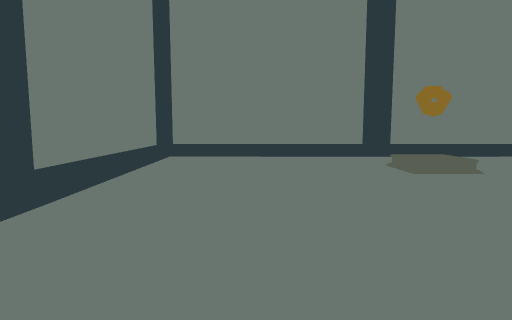
view 1 (above)

12 first-person views from a walk through a scene from a Unity 3-D project. The camera is 1.4 m above the floor, tilts 6° down and sees 75° across. The floor is counted in squares, 1 m on a side. Each view is taken from the middle of a square. On the plan, view 1 faces up. The plan holds only what a view shows up to about 15 squares ahead; the rest is blank.

view 2
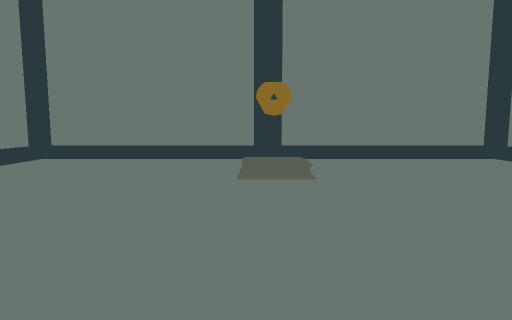

view 3
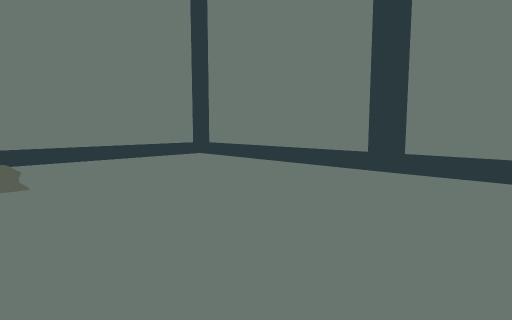

view 4
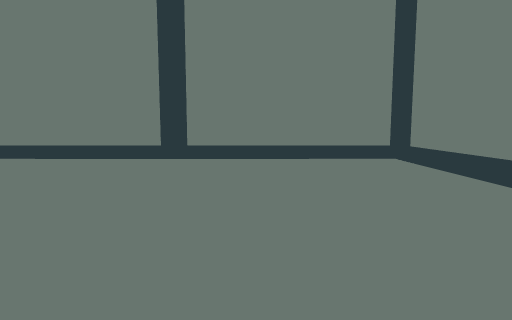

view 5
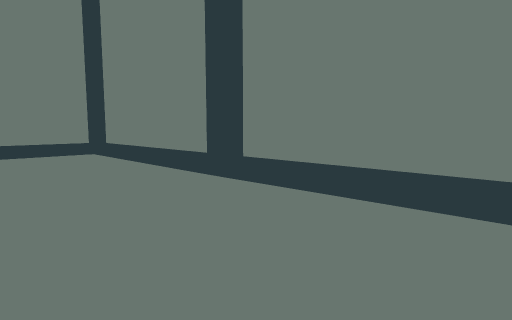

view 6
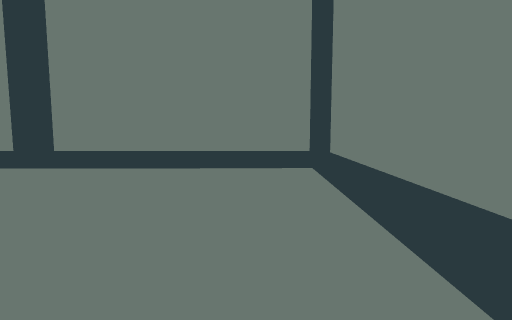

view 7
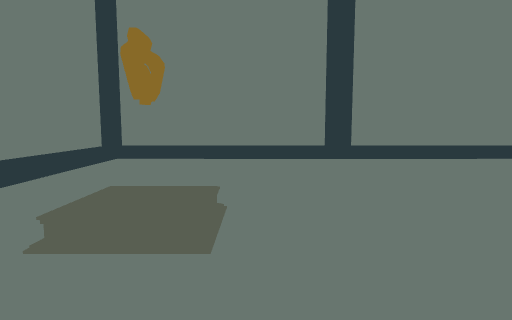

view 8
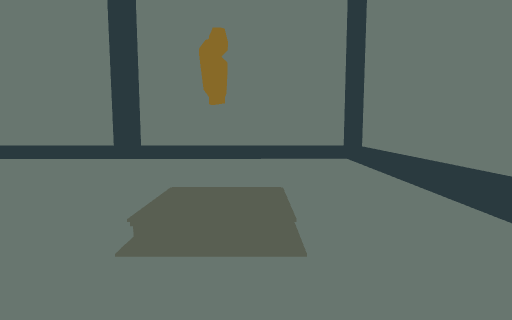

view 9
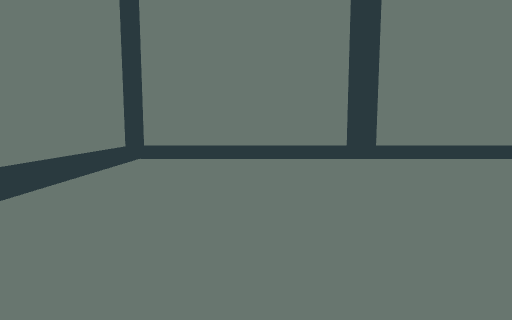

view 10
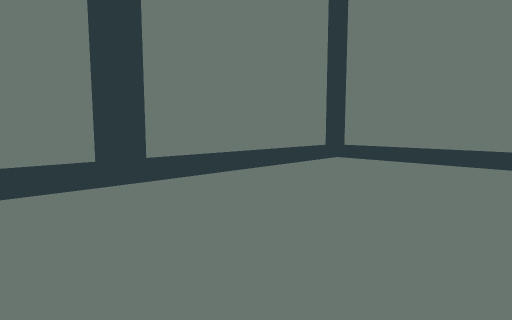

view 11
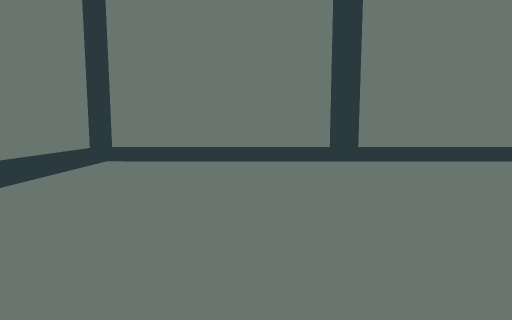

view 12
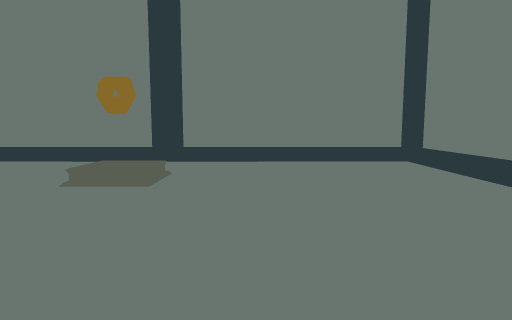

### Floor plan
Key: @ floor where view 1 was taken; # wall or solid block; . floor; / step, stairs or slope.
Columns run from 5 left of view 1 to 16 right of it. Each row starts with its distance up from view 1.
 16  ####################
 15 ##////////##////////##
 14 #/................../#
 13 #/................../#
 12 #/................../#
 11 #/................../#
 10 #/................../#
  9 #/................../#
  8 #/................../#
  7 #/................../#
  6 ##..................##
  5 ##..................##
  4 #/................../#
  3 #/................../#
  2 #/................../#
  1 #/................../#
  0 #/...@............../#
 -1 #/................../#
 -2 #/................../#
 -3 #/................../#
 -4 ##////////##////////##
 -5  ####################

Positions as (right, up) in squares from view 1, and headings:
1: (0, 0), facing up
2: (5, 1), facing up
3: (5, 1), facing up-right
4: (1, 2), facing right
5: (-2, 2), facing down-right
6: (-2, 7), facing down
7: (1, 9), facing right
8: (10, 11), facing left
9: (10, 10), facing down
10: (9, 4), facing down-left
11: (9, 2), facing left
12: (9, 2), facing up
